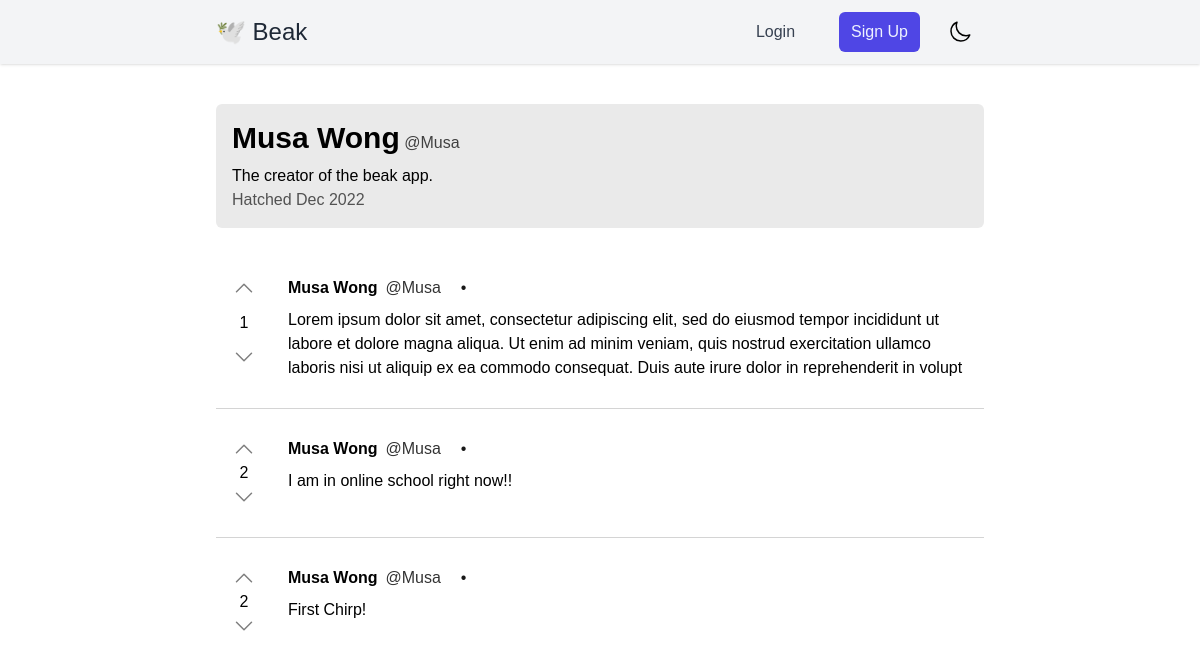
/Musa/profile/, run on the app's committed database.
### users/models.py (models this page shows)
class Profile(models.Model):
    user = models.OneToOneField(User, on_delete=models.CASCADE)
    bio = models.CharField(max_length=100, blank=True)
    date_created = models.DateTimeField(default=timezone.now)

### chirps/models.py (models this page shows)
class Chirp(models.Model):
    id = ShortUUIDField(primary_key=True)
    content = models.TextField(max_length=280)
    date_chirped = models.DateTimeField(default=timezone.now)
    author = models.ForeignKey(User, on_delete=models.CASCADE)
    up_votes = models.ManyToManyField(User, related_name="chirp_up_votes")
    down_votes = models.ManyToManyField(User, related_name="chirp_down_votes")
    def up_votes_count(self):
        return self.up_votes.count()
    def down_votes_count(self):
        return self.down_votes.count()

### users/views.py (the view)
# urls.py: path("<str:username>/profile/", views.profile, name="profile"),
def profile(request, username):
    profile_user = User.objects.get(username=username)
    profile_chirps = Chirp.objects.all().filter(
        author=profile_user).order_by('date_chirped').reverse()
    profile_profile = profile_user.profile
    return render(request, "users/profile.html", context={"profile_user": profile_user, "profile_chirps": profile_chirps, "profile": profile_profile, "title": f"{profile_user.get_full_name()}'s Profile"})

### ui/templatetags/chirp_tags.py (called while the page is built)
@register.filter(name='vote')
def vote(chirp):
    return chirp.up_votes_count() - chirp.down_votes_count()

@register.filter(name='if_up_voted')
def if_up_voted(chirp, user):
    return bool(chirp.up_votes.filter(id=user.id).exists())

@register.filter(name='if_down_voted')
def if_up_voted(chirp, user):
    return bool(chirp.down_votes.filter(id=user.id).exists())

### users/templates/users/profile.html (shortened to what this page needs)
{% extends 'ui/base.html' %}
{% block content %}
<div class="bg-neutral-200 bg-opacity-80 dark:bg-neutral-800 dark:bg-opacity-100 p-4 rounded-md mb-5">
    <div class="flex justify-between">
        <div class="mb-2">
            <h1 class="inline text-3xl font-bold">{{ profile_user.get_full_name }}</h1>
            <p class="inline text-neutral-700 dark:text-neutral-400">@{{ profile_user.username }}</p>
        </div>
    </div>
    <p>{{ profile.bio }}</p>
    <p class="text-neutral-600 dark:text-neutral-400">Hatched {{ profile.date_created|date:'M Y' }}</p>
</div>
{% if profile_chirps %}
<div>
    {% for chirp in profile_chirps %}
    {% include 'chirps/chirp_component.html' %}
    {% if not forloop.last %}
    <hr />
    {% endif %}
    {% endfor %}
</div>
{% else %}
<h1 class="text-2xl p-5">No chirps available by this user</h1>
{% endif %}
{% endblock content %}

### chirps/templates/chirps/chirp_component.html (shortened to what this page needs)
{% load chirp_tags %}
<div class="flex">
  <div class="p-4 my-3 flex flex-col items-center justify-between">
    <div class="flex">
      <a href="/{{ chirp.author }}/chirp/{{ chirp.id }}/upvote" {% if not user.is_authenticated %}disabled{% endif %}
        class="{% if not user.is_authenticated %}opacity-50{% endif %}">
        <svg xmlns="http://www.w3.org/2000/svg" {% if chirp|if_up_voted:user %}fill="#000000" {% else %}fill="none"{% endif %} viewBox="0 0 24 24" stroke-width="1.5" stroke="currentColor"
          class="w-6 h-6">
          <path stroke-linecap="round" stroke-linejoin="round" d="M4.5 15.75l7.5-7.5 7.5 7.5" />
        </svg>
      </a>
    </div>
    <p>{{ chirp|vote }}</p>
    <div class="flex">
      <a href="/{{ chirp.author }}/chirp/{{ chirp.id }}/downvote" {% if not user.is_authenticated %}disabled{% endif %} class="{% if not user.is_authenticated %}opacity-50{% endif %}">
        <svg xmlns="http://www.w3.org/2000/svg" {% if chirp|if_down_voted:user %}fill="#000000" {% else %}fill="none"{% endif %} viewBox="0 0 24 24" stroke-width="1.5" stroke="currentColor"
          class="w-6 h-6">
          <path stroke-linecap="round" stroke-linejoin="round" d="M19.5 8.25l-7.5 7.5-7.5-7.5" />
        </svg>
    </div>
  </div>
  <article onclick="window.location.href = '{% url 'view-chirp' username=chirp.author id=chirp.id %}';"
    class="p-4 my-3 ml-0 w-full rounded-md cursor-pointer  hover:bg-neutral-200 dark:hover:bg-neutral-800 hover:bg-opacity-30 dark:hover:bg-opacity-30 transition-colors"
    x-data="{ date: dayjs('{{ chirp.date_chirped|date:'c' }}').fromNow() }" @click="console.log('hello world')">
    <div class="flex items-center mb-2">
      <div class="flex mr-5">
        <a href="{% url 'profile' chirp.author %}" class="font-bold hover:underline mr-2">{{ chirp.author.get_full_name }}</a>
        <p class="opacity-80">@{{ chirp.author.username }}</p>
      </div>
      <p class="opacity-90 mr-5">&#x2022;</p>
    </div>
    <h1>{{ chirp.content }}</h1>
  </article>
</div>

### data on the page
Profile: bio "The creator of the beak app.", date_created "Dec 2022"
Chirp: id "1", author.get_full_name "Musa Wong", author.username "Musa", content "Lorem ipsum dolor sit amet, consectetur adipiscing elit, sed do eiusmod tempor incididunt ut labore et dolore magna aliqua. Ut enim ad minim veniam, quis nostrud exercitation ullamco laboris nisi ut aliquip ex ea commodo consequat. Duis aute irure dolor in reprehenderit in volupt"
Chirp: id "2", author.get_full_name "Musa Wong", author.username "Musa", content "I am in online school right now!!"
Chirp: id "2", author.get_full_name "Musa Wong", author.username "Musa", content "First Chirp!"

### other printed values
{{ profile_user.get_full_name }} "Musa Wong"
{{ profile_user.username }} "Musa"
